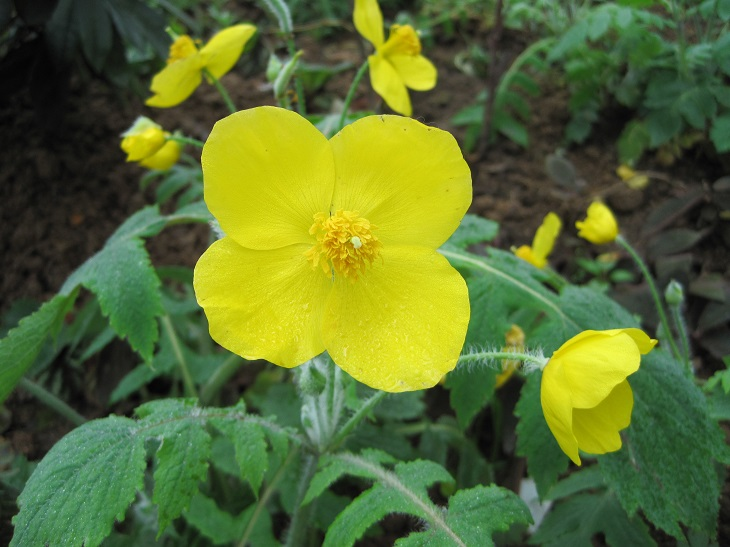
#> input picture image0.JPG, 730 x 547 px, found by its file name
$ jupyter execute '05 图片位移2.ipynb'
#> lines starting #> are read from the running program, lines starting #| are printed output that depends on the picture
[cell 1]
import cv2
import numpy as np
img = cv2.imread('image0.jpg',1)
#> img is the input picture: shape (547, 730, 3); mean B, G, R 48.7, 109.6, 90.1
cv2.imshow('src',img)
imgInfo = img.shape
#> imgInfo = (547, 730, 3)
dst = np.zeros(img.shape,np.uint8)
height = imgInfo[0]
#> height = 547
width = imgInfo[1]
#> width = 730
for i in range(0,height):
    for j in range(0,width-100):
        dst[i,j+100] = img[i,j]
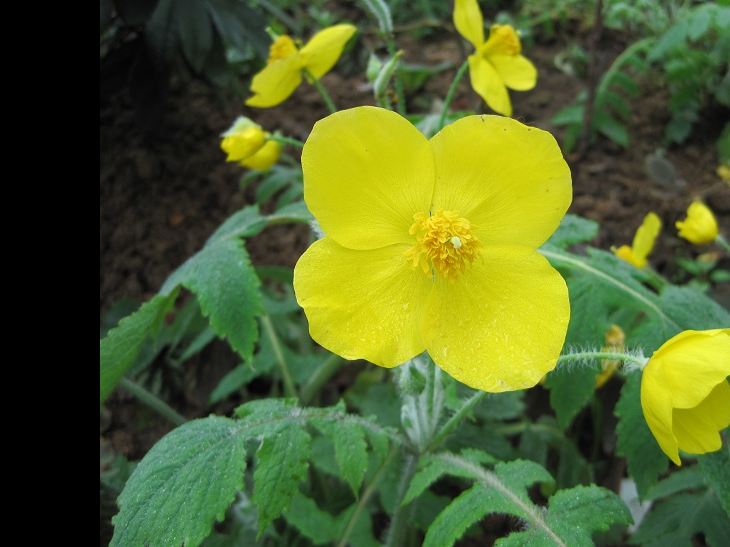
#> dst: shape (547, 730, 3); mean B, G, R 41.9, 99.3, 82.9
cv2.imshow('image',dst)
cv2.waitKey(0)
